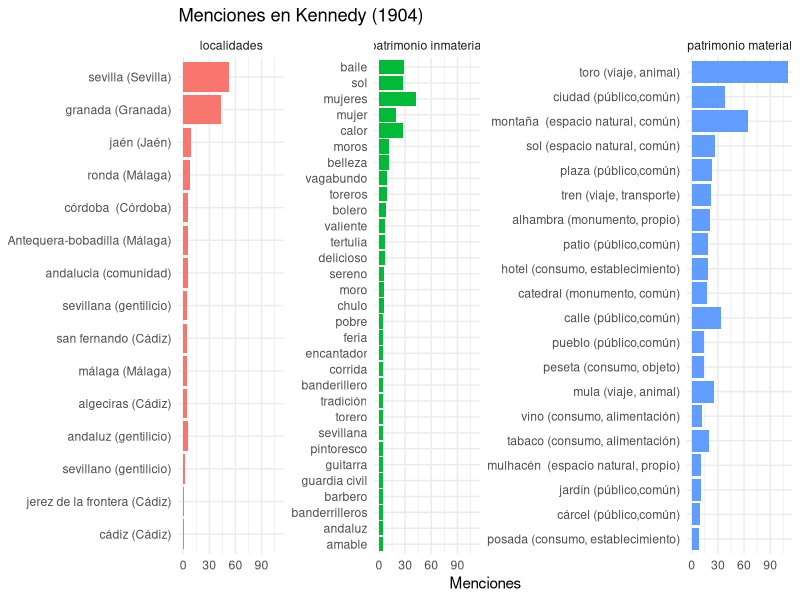
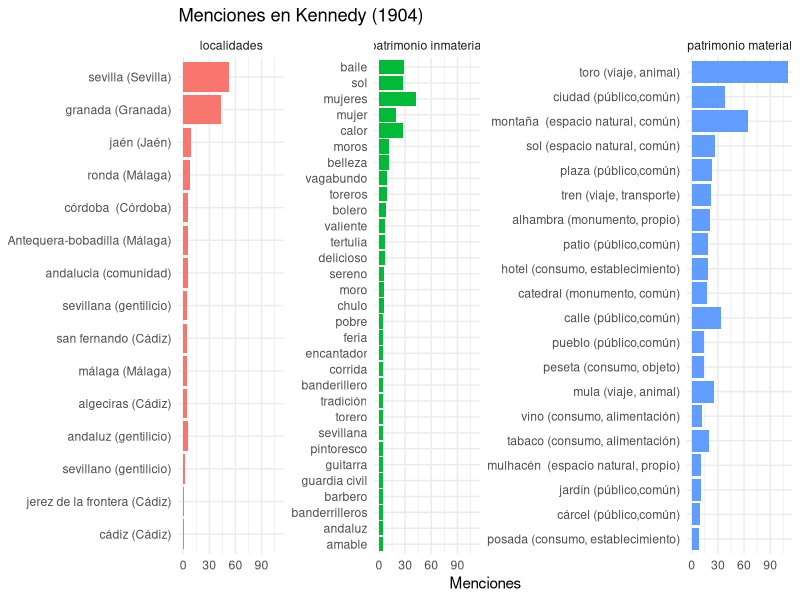

The R source for these figures, in order:
# CCOMPROBACIONES PREVIAS
#primer paso: Ver la ruta
getwd()
#segundo paso: ver si están los documentos csv
list.files()
#tercer paso: cargar el relato
relato <- readLines("1904_Kennedy_tramp_spain.txt", encoding = "UTF-8")
#COMIENZO DE LAS OPERACIONES PARA AJUSTARSE A R
#cuarto paso: cambio de estructura para trabajar con R
libro <- paste(relato, collapse = " ")
#quinto paso: todo a minúscula para trabajar con R
#OJO, no se hace con tidytext, porque no nos interesa para la lista csv que queremos cruzar, pues son palabras compuestas
# Y el paquete tidytexto incluye el tokenizador y separaría las palabras compuestas
#por tanto, se usa la función independiente de tolower
#tokenizar se reserva para el análisis de sentimientos
libro_previo <- tolower(libro) 
#sexto paso: se instala el ecosistema tidyverse que incluye los paquetes y sus funciones para las operaciones
install.packages("tidyverse")
#Una vez instalado, se carga
library("tidyverse") 
#AHORA LAS OPERACIONES CON LOS TRES CSV (LOCALIIDADES, PATRIMONIO MATERIAL E INMATERIAL)
#septimo paso: se cargan sin necesidad de caragr el paquete readr, pues ya está instalado e incluido en tidyverse
localidades <- read_csv("localidades_normalizacion.csv")
View(localidades)
patrimonio_material <- read_csv("patrimonio_material_normalizacion.csv")
View(patrimonio_material)
patrimonio_inmaterial <- read_csv("patrimonio_inmaterial_normalizacion.csv")
View(patrimonio_inmaterial) 
#octavo paso: se hacen las operaciones, una por cada csv
#se usa las mismas funciones de los paquetes de tidyverse, como dplyr, magrittr, readr o stringr
#localidades
resultado <- localidades %>%
  mutate(menciones = str_count(libro_previo, paste0("\\b", variantes, "\\b"))) %>%
  filter(menciones > 0) %>%
  arrange(desc(menciones))
# lo visualizamos en la tabla
View(resultado)
#mismo proceso con patrimonio material
resultado_material <- patrimonio_material %>%
  mutate(menciones = str_count(libro_previo, paste0("\\b", variantes, "\\b"))) %>%
  filter(menciones > 0) %>%
  arrange(desc(menciones))
#visualizamos el resultado
View(resultado_material)
#mismo proceso con patrimonio inmaterial
resultado_inmaterial <- patrimonio_inmaterial %>%
  mutate(menciones = str_count(libro_previo, paste0("\\b", variantes, "\\b"))) %>%
  filter(menciones > 0) %>%
  arrange(desc(menciones))
#visualizamos el resultado
View(resultado_inmaterial)
#noveno paso: se exportan los resultados de cada uno fuera de R
#localidades
write_csv(resultado, "resultado_localidades_Kennedy.csv") 
#patrimonio material
write_csv(resultado_material, "resultado_material_Kennedy.csv")
#patrimonio inmaterial
write_csv(resultado_inmaterial, "resultado_inmaterial_kennedy.csv") 
#décimo paso: creación de gráficas conjuntas en mismo espacio, pero manteninedo cada una su integridad
resultado <- resultado %>% mutate(tipo = "localidades") 
resultado_material <- resultado_material %>% mutate(tipo = "patrimonio material")
resultado_inmaterial <- resultado_inmaterial %>% mutate(tipo = "patrimonio inmaterial") 
#se une la nueva tabla apra cada uno
todo <- bind_rows(resultado, resultado_material, resultado_inmaterial)
#undécimo paso: representación visual de la gráfica
top25 <- todo %>%
  group_by(tipo) %>%
  slice_max(menciones, n = 25) %>%
  ungroup()
#duodécimo paso y últtimo que une todo lo anterior del preoceso de gráfica
#crecaicón definitiva con nuevas funciones y nuevo paquete diferente:ggplot
ggplot(top25, aes(x = reorder(principal, menciones), y = menciones, fill = tipo)) +
  geom_col() +
  coord_flip() +
  facet_wrap(~tipo, scales = "free_y") +
  labs(title = "Menciones en Kennedy (1904)",
       x = NULL, y = "Menciones") +
  theme_minimal() +
  theme(legend.position = "none")
#dédimotercer paso o epílogo: exportación a imagen
ggsave("grafica_Kennedy.png", width = 12, height = 8) 
